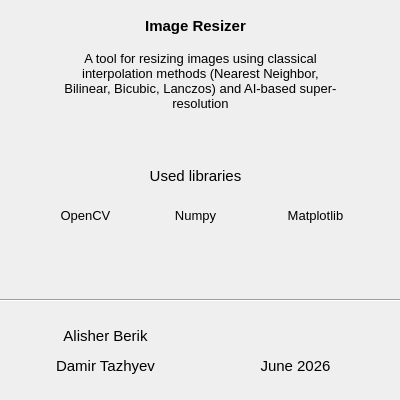
<?xml version="1.0" encoding="UTF-8"?>
<ui version="4.0">
 <class>Dialog</class>
 <widget class="QDialog" name="Dialog">
  <property name="geometry">
   <rect>
    <x>0</x>
    <y>0</y>
    <width>400</width>
    <height>400</height>
   </rect>
  </property>
  <property name="windowTitle">
   <string>Dialog</string>
  </property>
  <widget class="QLabel" name="label">
   <property name="geometry">
    <rect>
     <x>30</x>
     <y>320</y>
     <width>151</width>
     <height>31</height>
    </rect>
   </property>
   <property name="font">
    <font>
     <pointsize>11</pointsize>
    </font>
   </property>
   <property name="text">
    <string>Alisher Berik</string>
   </property>
   <property name="alignment">
    <set>Qt::AlignmentFlag::AlignCenter</set>
   </property>
  </widget>
  <widget class="QLabel" name="label_2">
   <property name="geometry">
    <rect>
     <x>30</x>
     <y>350</y>
     <width>151</width>
     <height>31</height>
    </rect>
   </property>
   <property name="font">
    <font>
     <pointsize>11</pointsize>
    </font>
   </property>
   <property name="text">
    <string>Damir Tazhyev</string>
   </property>
   <property name="alignment">
    <set>Qt::AlignmentFlag::AlignCenter</set>
   </property>
  </widget>
  <widget class="Line" name="line">
   <property name="geometry">
    <rect>
     <x>0</x>
     <y>290</y>
     <width>401</width>
     <height>20</height>
    </rect>
   </property>
   <property name="orientation">
    <enum>Qt::Orientation::Horizontal</enum>
   </property>
  </widget>
  <widget class="QLabel" name="label_5">
   <property name="geometry">
    <rect>
     <x>120</x>
     <y>160</y>
     <width>151</width>
     <height>31</height>
    </rect>
   </property>
   <property name="font">
    <font>
     <pointsize>11</pointsize>
    </font>
   </property>
   <property name="text">
    <string>Used libraries</string>
   </property>
   <property name="alignment">
    <set>Qt::AlignmentFlag::AlignCenter</set>
   </property>
  </widget>
  <widget class="QLabel" name="label_6">
   <property name="geometry">
    <rect>
     <x>10</x>
     <y>200</y>
     <width>151</width>
     <height>31</height>
    </rect>
   </property>
   <property name="font">
    <font>
     <pointsize>10</pointsize>
    </font>
   </property>
   <property name="text">
    <string>OpenCV</string>
   </property>
   <property name="alignment">
    <set>Qt::AlignmentFlag::AlignCenter</set>
   </property>
   <property name="openExternalLinks">
    <bool>true</bool>
   </property>
  </widget>
  <widget class="QLabel" name="label_8">
   <property name="geometry">
    <rect>
     <x>120</x>
     <y>200</y>
     <width>151</width>
     <height>31</height>
    </rect>
   </property>
   <property name="font">
    <font>
     <pointsize>10</pointsize>
    </font>
   </property>
   <property name="text">
    <string>Numpy</string>
   </property>
   <property name="alignment">
    <set>Qt::AlignmentFlag::AlignCenter</set>
   </property>
  </widget>
  <widget class="QLabel" name="label_9">
   <property name="geometry">
    <rect>
     <x>240</x>
     <y>200</y>
     <width>151</width>
     <height>31</height>
    </rect>
   </property>
   <property name="font">
    <font>
     <pointsize>10</pointsize>
    </font>
   </property>
   <property name="text">
    <string>Matplotlib</string>
   </property>
   <property name="alignment">
    <set>Qt::AlignmentFlag::AlignCenter</set>
   </property>
  </widget>
  <widget class="QLabel" name="label_7">
   <property name="geometry">
    <rect>
     <x>120</x>
     <y>10</y>
     <width>151</width>
     <height>31</height>
    </rect>
   </property>
   <property name="font">
    <font>
     <pointsize>11</pointsize>
     <bold>true</bold>
    </font>
   </property>
   <property name="text">
    <string>Image Resizer</string>
   </property>
   <property name="alignment">
    <set>Qt::AlignmentFlag::AlignCenter</set>
   </property>
  </widget>
  <widget class="QLabel" name="label_10">
   <property name="geometry">
    <rect>
     <x>60</x>
     <y>50</y>
     <width>281</width>
     <height>61</height>
    </rect>
   </property>
   <property name="font">
    <font>
     <pointsize>10</pointsize>
    </font>
   </property>
   <property name="text">
    <string>A tool for resizing images using classical interpolation methods (Nearest Neighbor, Bilinear, Bicubic, Lanczos) and AI-based super-resolution</string>
   </property>
   <property name="alignment">
    <set>Qt::AlignmentFlag::AlignCenter</set>
   </property>
   <property name="wordWrap">
    <bool>true</bool>
   </property>
   <property name="margin">
    <number>0</number>
   </property>
   <property name="indent">
    <number>0</number>
   </property>
  </widget>
  <widget class="QLabel" name="label_4">
   <property name="geometry">
    <rect>
     <x>220</x>
     <y>350</y>
     <width>151</width>
     <height>31</height>
    </rect>
   </property>
   <property name="font">
    <font>
     <pointsize>11</pointsize>
    </font>
   </property>
   <property name="text">
    <string>June 2026</string>
   </property>
   <property name="alignment">
    <set>Qt::AlignmentFlag::AlignCenter</set>
   </property>
  </widget>
 </widget>
 <resources/>
 <connections/>
</ui>
